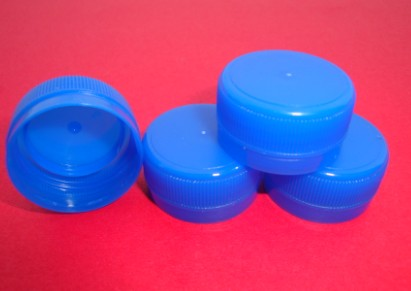
#> input picture day3/1.jpg, 411 x 291 px
$ python '4 geometric transformation.py'
#> lines starting #> are read from the running program, lines starting #| are printed output that depends on the picture
# coding:utf-8

import cv2
import numpy as np

img = cv2.imread('1.jpg')
#> img is the input picture: shape (291, 411, 3); mean B, G, R 142.9, 72.4, 162.3

# [9 lines of commented-out code are left out]
height, width = img.shape[0:2]
#> height = 291; width = 411
M = cv2.getRotationMatrix2D((width/2, height/2), 90, 1)# 获取旋转矩阵
#> M = [[6.12e-17, 1, 60], [-1, 6.12e-17, 351]]
dst = cv2.warpAffine(img, M, (width, height))
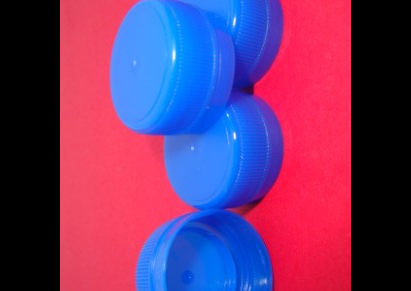
#> dst: shape (291, 411, 3); mean B, G, R 108.6, 54.2, 109.1
cv2.imshow('res', dst)
cv2.waitKey(0)
cv2.destroyAllWindows()

$ run again, with day3/2.jpg copied over day3/1.jpg
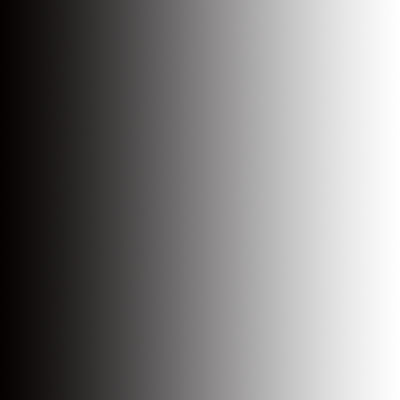
#> input picture day3/2.jpg, 400 x 400 px
#> img is the input picture: shape (400, 400, 3); mean B, G, R 128, 128.2, 129.6
#> `dst = cv2.warpAffine(img, M, (width, height))`:
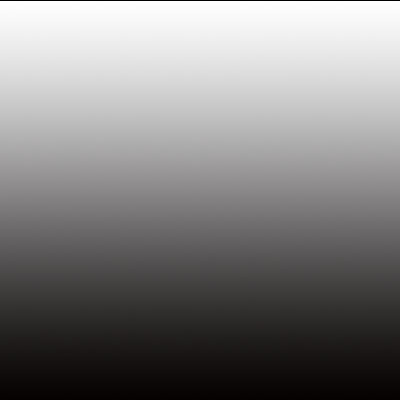
#> dst: shape (400, 400, 3); mean B, G, R 128, 128.2, 129.6

$ run again, with day3/3.jpg copied over day3/1.jpg
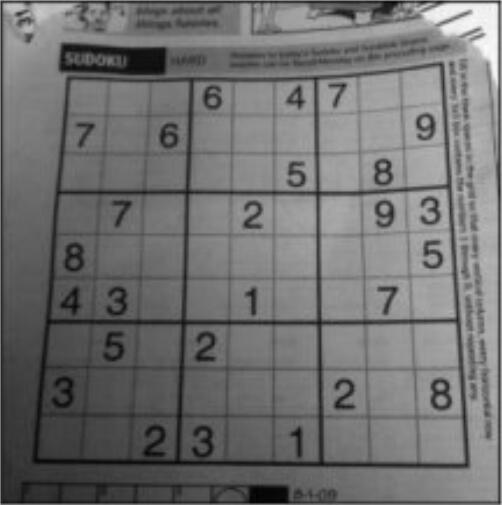
#> input picture day3/3.jpg, 502 x 505 px
#> img is the input picture: shape (505, 502, 3); min 1, max 252, mean 112.2
#> `dst = cv2.warpAffine(img, M, (width, height))`:
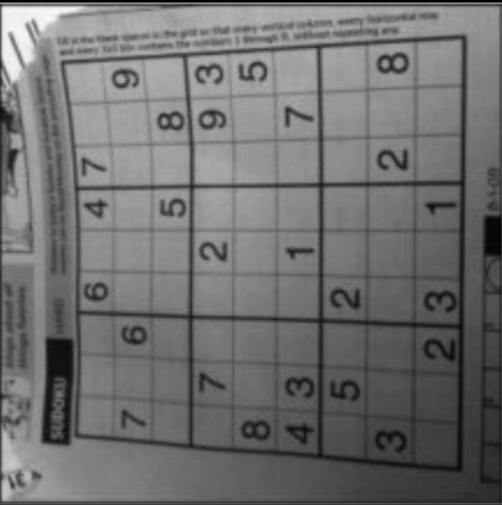
#> dst: shape (505, 502, 3); min 0, max 251, mean 111.7
